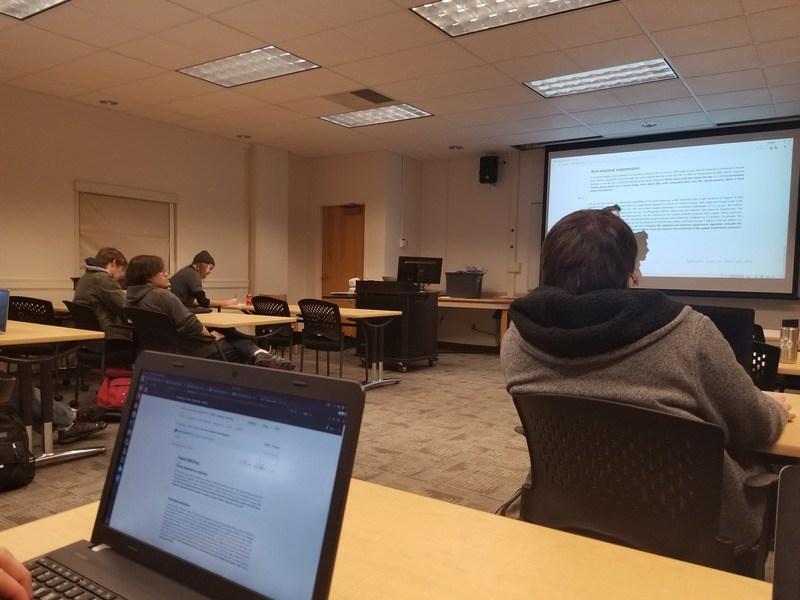
#> input picture RANSAC/photo_1.jpg, 800 x 600 px
$ python RANSAC.py   (Python 2 division)
#> lines starting #> are read from the running program, lines starting #| are printed output that depends on the picture
### RANSAC/homography.py
import numpy as np
import matplotlib.pyplot as plt
from feature_matching import *

def make_A_row(corner_1, corner_2):
  u1 = corner_1[0]
  uprime = corner_2[0]
  v1 = corner_1[1]
  vprime = corner_2[1]
  A_row = np.array([
  [0,0,0,-u1,-v1,-1,vprime*u1,vprime*v1,vprime],
  [u1,v1,1,0,0,0,-uprime*u1,-uprime*v1,-uprime]
  ])
  return A_row

def generate_A(corners_1, corners_2, n):
#> called with corners_1 = array of shape (5, 3), corners_2 = array of shape (5, 3), n = 4
  A = np.zeros((2*n, 9))
  for i in range(0, 2*n, 2):
    A[i:i+2] = make_A_row(corners_1[i/2], corners_2[i/2])
  return A

def generate_homography(corners_1, corners_2, n):
  A = generate_A(corners_1, corners_2, n)
  U,Sigma,Vt = np.linalg.svd(A)
  return np.reshape(Vt[-1], (3, 3))

X = np.array([[0,0,1],
              [1,0,1],
              [1,1,1],
              [0,1,1],
              [0,0,1]])

H = np.random.rand(3,3)
#H/= H[2,2]

Xprime = (H.dot(X.T)).T
Xprime/=Xprime[:,2][:,np.newaxis]

H_gen = generate_homography(X, Xprime, 4)
'''
I_1 = plt.imread('photo_1.jpg')
I_2 = plt.imread('photo_2.jpg')

I_1 = I_1.mean(axis=2)
I_2 = I_2.mean(axis=2)

corners_1 = harris_corner_detection(I_1)
corners_2 = harris_corner_detection(I_2)

descriptors_1 = extract_descriptors(I_1, corners_1, 21)
descriptors_2 = extract_descriptors(I_2, corners_2, 21)

matches = get_min_descriptor_errors(descriptors_1, descriptors_2, .09).astype(int)

matching_corners_1 = corners_1[matches[:,0],:]
matching_corners_2 = corners_2[matches[:,1],:]


H = generate_H(matching_corners_1, matching_corners_2)
'''

### RANSAC/keypoint_detection.py
import numpy as np
from scipy import signal
from matplotlib import pyplot as plt

def pull_local_maxima(I, evaluation_fraction=.05):
    local_maxima = []
    for i in range(1, I.shape[0] - 1):
        for j in range(1, I.shape[1] - 1):
            if (I[i + 1][j] <= I[i][j]
                    and I[i - 1][j] <= I[i][j]
                    and I[i][j + 1] <= I[i][j]
                    and I[i + 1][j - 1] <= I[i][j]):
                local_maxima.append((i, j, I[i, j]))

    local_maxima.sort(key=lambda local_maxima: local_maxima[2], reverse=True)
    local_maxima = np.array(local_maxima)
    evaluation_slice = int(local_maxima.shape[0] * evaluation_fraction)
    local_maxima = local_maxima[:evaluation_slice]
    radii = np.zeros((local_maxima.shape[0], 1)) + float("inf")
    local_maxima = np.hstack((local_maxima, radii))

    for i in range(0, local_maxima.shape[0]):
        for j in range(0, local_maxima.shape[0]):
            distance = np.sqrt(
                (local_maxima[i][0] - local_maxima[j][0]) ** 2 + (local_maxima[i][1] - local_maxima[j][1]) ** 2)
            if (local_maxima[j][2] > local_maxima[i][2] and distance < local_maxima[i][3]):
                local_maxima[i][3] = distance

    indices = np.argsort(-local_maxima[:, 3])
    local_maxima = local_maxima[indices]
    return local_maxima[:100]


def harris_corner_detection(I, evaluation_fraction=.05):
    Su = np.matrix(
        [[-1, 0, 1],
         [-2, 0, 2],
         [-1, 0, 1]])
    w = np.matrix([
        [0.023528, 0.033969, 0.038393, 0.033969, 0.023528],
        [0.033969, 0.049045, 0.055432, 0.049045, 0.033969],
        [0.038393, 0.055432, 0.062651, 0.055432, 0.038393],
        [0.033969, 0.049045, 0.055432, 0.049045, 0.033969],
        [0.023528, 0.033969, 0.038393, 0.033969, 0.023528]
    ])

    Iu = signal.convolve2d(I, Su)
    Iv = signal.convolve2d(I, Su.T)

    Iuu = signal.convolve2d(np.multiply(Iu, Iu), w)
    Ivv = signal.convolve2d(np.multiply(Iv, Iv), w)
    Iuv = signal.convolve2d(np.multiply(Iu, Iv), w)

    H = np.divide(np.multiply(Iuu, Ivv) - np.multiply(Iuv, Iuv), Iuu + Ivv + 1e-10)

    local_maxima = pull_local_maxima(H, evaluation_fraction)
    return local_maxima[:,:2]

### RANSAC/feature_matching.py
import numpy as np
from keypoint_detection import *

def pad_with(vector, pad_width, iaxis, kwargs):
  pad_value = kwargs.get('padder', 0)
  vector[:pad_width[0]] = pad_value
  vector[-pad_width[1]:] = pad_value
  return vector

def get_matches(descriptors_1, descriptors_2, r):
  matches = np.zeros((descriptors_1.shape[0], 3))
  for i in range(0, descriptors_1.shape[0]):
    error = float('inf')
    matches[i][0] = i
    for j in range(0, descriptors_2.shape[0]):
      test_error = np.sum((descriptors_1[i] - descriptors_2[j])**2)
      if (test_error < error):
        matches[i][1] = j
        # is robust
        matches[i][2] = test_error < error * r
        error = test_error
  return matches[matches[:,2] == 1][:,:2].astype(int)

def extract_descriptors(I, corners, l):
  descriptors = np.zeros((corners.shape[0], l/2*2, l/2*2))
  I = np.pad(I, l/2 + 1, pad_with)
  for i in range(0, corners.shape[0]):
    # uuh might have indices swapped
    x = corners[i][0] + l/2
    y = corners[i][1] + l/2
    descriptor = I[int(x-l/2):int(x+l/2),int(y-l/2):int(y+l/2)]
    descriptors[i] = descriptor
  return descriptors

'''
I_1 = plt.imread('photo_1.jpg')
I_2 = plt.imread('photo_2.jpg')

I_1 = I_1.mean(axis=2)
I_2 = I_2.mean(axis=2)

corners_1 = harris_corner_detection(I_1)
corners_2 = harris_corner_detection(I_2)

descriptors_1 = extract_descriptors(I_1, corners_1, 21)
descriptors_2 = extract_descriptors(I_2, corners_2, 21)

img = np.zeros((I_1.shape[0], I_1.shape[1] * 2))
img[:,I_1.shape[1]:] = I_2
img[:,:I_1.shape[1]] = I_1

matches = get_matches(descriptors_1, descriptors_2 ,.09)

for match in matches:
  x1 = corners_1[match[0]][1]
  y1 = corners_1[match[0]][0]

  x2 = I_2.shape[1] + corners_2[match[1]][1]
  y2 = corners_2[match[1]][0]

  plt.plot([x1, x2], [y1, y2])

plt.scatter(corners_1[:,1], corners_1[:,0], c='blue')
plt.scatter(I_1.shape[1] + corners_2[:,1], corners_2[:,0], c='white')
plt.imshow(img)
plt.show()
'''

### RANSAC/RANSAC.py
import numpy as np
import matplotlib.pyplot as plt
import skimage.transform as skt
from homography import *

def apply_homography(X, H):
  Xprime = (H.dot(X.T)).T
  Xprime/=Xprime[:,2][:,np.newaxis]
  return Xprime

def RANSAC(number_of_iterations,matches,n,r,d):
    H_best = np.array([[1,0,0],[0,1,0],[0,0,1]])
    list_of_inliers = np.zeros((2, d, 2))
    # for 3D projection
    matches = np.insert(matches, 2, 1, axis=2)
    for i in range(number_of_iterations):
      # swap the coords so they're xy instead of yx, what a great
      matches[:,:,[0, 1]] = matches[:,:,[1, 0]]
        # 1. Select a random sample of length n from the matches
      indices = np.random.choice(np.arange(0, matches.shape[1]), size=n, replace=False)
      sample = matches[:,indices,:]
        # 2. Compute a homography based on these points using the methods given above
      H = generate_homography(sample[0], sample[1], n=4)
        # 3. Apply this homography to the remaining points that were not randomly selected
      pred_location = apply_homography(matches[0], H)
        # 4. Compute the residual between observed and predicted feature locations
      residuals = np.sqrt((matches[1,:,0] - pred_location[:,0])**2 + (matches[1,:,1] - pred_location[:,1])**2)
        # 5. Flag predictions that lie within a predefined distance r from observations as inliers
      inliers = matches[:,residuals<=r]
        # 6. If number of inliers is greater than the previous best
        #    and greater than a minimum number of inliers d,
        #    7. update H_best
        #    8. update list_of_inliers
      if (inliers.shape[1] > list_of_inliers.shape[1]):
        H_best = H
        list_of_inliers = inliers
    return H_best, list_of_inliers[:,:,:2].astype(int)

I_1 = plt.imread('photo_1.jpg')
#> I_1 is the input picture: shape (600, 800, 3); mean R, G, B 120.2, 98.7, 83.7
I_2 = plt.imread('photo_2.jpg')
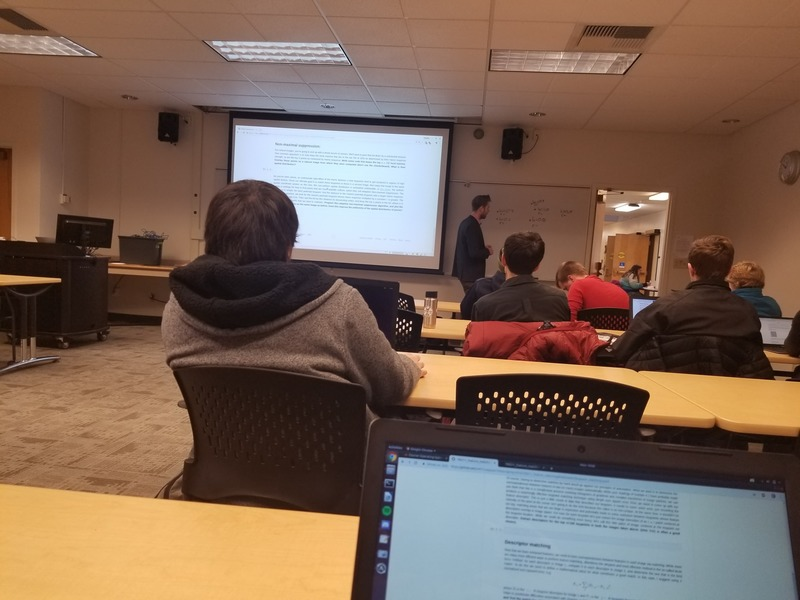
#> input picture RANSAC/photo_2.jpg, 800 x 600 px
#> I_2 is the input picture: shape (600, 800, 3); mean R, G, B 123.3, 99.3, 84.2

I_1 = I_1.mean(axis=2)
#> I_1: shape (600, 800) float64
I_2 = I_2.mean(axis=2)
#> I_2: shape (600, 800) float64

corners_1 = harris_corner_detection(I_1)
#> in harris_corner_detection, `H = np.divide(np.multiply(Iuu, Ivv) - np.multiply(Iuv, Iuv), Iuu + Ivv..`:
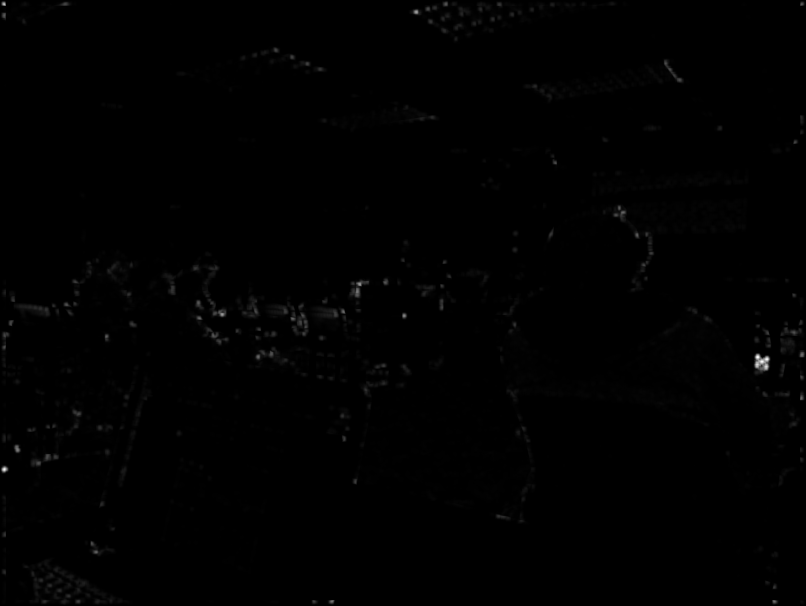
#> H: shape (606, 806) float64; min -2.99e-16, max 76283.7, mean 339; drawn with min black and max white
#> after the loop in pull_local_maxima, `for i in range(1, I.shape[0] - 1):`: local_maxima = 18614 items, first 6: (3, 75, 1043.2), (3, 612, 5877.4), (3, 624, 1437.3), (3, 707, 25.72), (4, 4, 56497.5), (4, 25, 4041.2)
#> in pull_local_maxima, `local_maxima = local_maxima[:evaluation_slice]`: local_maxima = 930 rows, first 8: [357, 757, 76283.7], [361, 762, 74211.9], [359, 766, 74025.1], [469, 4, 73669.9], [359, 767, 72527.1], [357, 758, 71724.8], [366, 766, 66289.3], [364, 757, 64863.7]
#> in pull_local_maxima, `local_maxima = np.hstack((local_maxima, radii))`: local_maxima = 930 rows, first 6: [357, 757, 76283.7, inf], [361, 762, 74211.9, inf], [359, 766, 74025.1, inf], [469, 4, 73669.9, inf], [359, 767, 72527.1, inf], [357, 758, 71724.8, inf]
#> after the loop in pull_local_maxima, `for i in range(0, local_maxima.shape[0]):`: local_maxima = 930 rows, first 6: [357, 757, 76283.7, inf], [361, 762, 74211.9, 6.4], [359, 766, 74025.1, 4.47], [469, 4, 73669.9, 761.3], [359, 767, 72527.1, 1], [357, 758, 71724.8, 1]
#> in pull_local_maxima, `indices = np.argsort(-local_maxima[:, 3])`: indices = 930 values, max 929 at index 928, min 0 at index 0, mean 464.5
#> in pull_local_maxima, `local_maxima = local_maxima[indices]`: local_maxima = 930 rows, first 6: [357, 757, 76283.7, inf], [469, 4, 73669.9, 761.3], [4, 4, 56497.5, 465], [12, 416, 46918.8, 412.1], [601, 331, 33726.9, 295.2], [4, 801, 26578.2, 273.8]
#> in harris_corner_detection, `local_maxima = pull_local_maxima(H, evaluation_fraction)`: local_maxima = 100 rows, first 6: [357, 757, 76283.7, inf], [469, 4, 73669.9, 761.3], [4, 4, 56497.5, 465], [12, 416, 46918.8, 412.1], [601, 331, 33726.9, 295.2], [4, 801, 26578.2, 273.8]
#> corners_1 = 100 pairs, first value 3 to 601, second value 4 to 802
corners_2 = harris_corner_detection(I_2)
#> call 2 of harris_corner_detection, with evaluation_fraction = 0.05
#> in harris_corner_detection (call 2), `Iuv = signal.convolve2d(np.multiply(Iu, Iv), w)`:
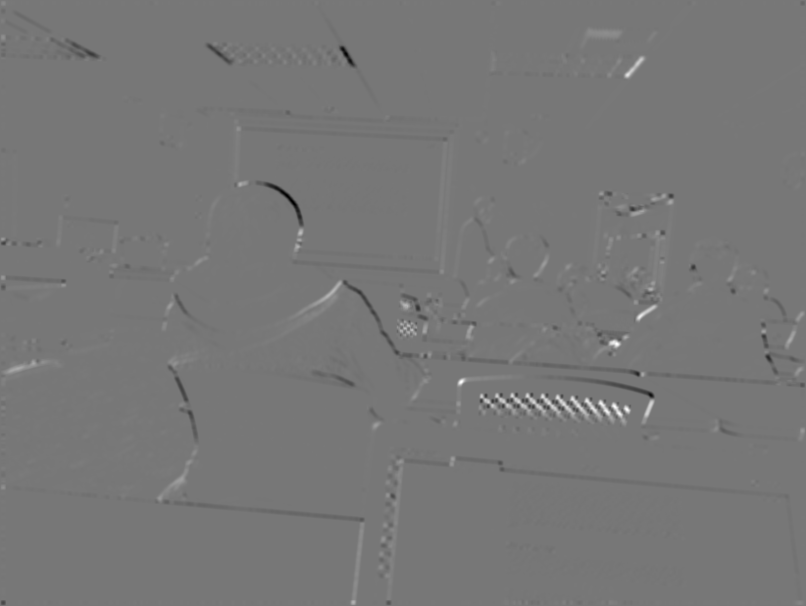
#> Iuv: shape (606, 806) float64; min -69683.6, max 78657.1, mean -58; drawn with min black and max white
#> in pull_local_maxima (call 2), `local_maxima = local_maxima[:evaluation_slice]`: local_maxima = 958 rows, first 8: [327, 411, 77099.5], [326, 404, 76525.7], [327, 409, 75583.8], [324, 406, 74457.5], [325, 413, 74075], [326, 402, 72292.4], [408, 542, 70709.5], [407, 527, 68585.2]
#> in pull_local_maxima (call 2), `local_maxima = np.hstack((local_maxima, radii))`: local_maxima = 958 rows, first 6: [327, 411, 77099.5, inf], [326, 404, 76525.7, inf], [327, 409, 75583.8, inf], [324, 406, 74457.5, inf], [325, 413, 74075, inf], [326, 402, 72292.4, inf]
#> after the loop in pull_local_maxima (call 2), `for i in range(0, local_maxima.shape[0]):`: local_maxima = 958 rows, first 6: [327, 411, 77099.5, inf], [326, 404, 76525.7, 7.07], [327, 409, 75583.8, 2], [324, 406, 74457.5, 2.83], [325, 413, 74075, 2.83], [326, 402, 72292.4, 2]
#> in pull_local_maxima (call 2), `local_maxima = local_maxima[indices]`: local_maxima = 958 rows, first 6: [327, 411, 77099.5, inf], [601, 4, 67232.6, 483.8], [241, 4, 52671.8, 360], [601, 352, 39770.8, 239.7], [4, 4, 21554.6, 237], [4, 801, 24512.1, 232.7]
#> in harris_corner_detection (call 2), `local_maxima = pull_local_maxima(H, evaluation_fraction)`: local_maxima = 100 rows, first 6: [327, 411, 77099.5, inf], [601, 4, 67232.6, 483.8], [241, 4, 52671.8, 360], [601, 352, 39770.8, 239.7], [4, 4, 21554.6, 237], [4, 801, 24512.1, 232.7]
#> corners_2 = 100 pairs, first value 4 to 601, second value 4 to 801

descriptors_1 = extract_descriptors(I_1, corners_1, 21)
#> in extract_descriptors, `I = np.pad(I, l/2 + 1, pad_with)`:
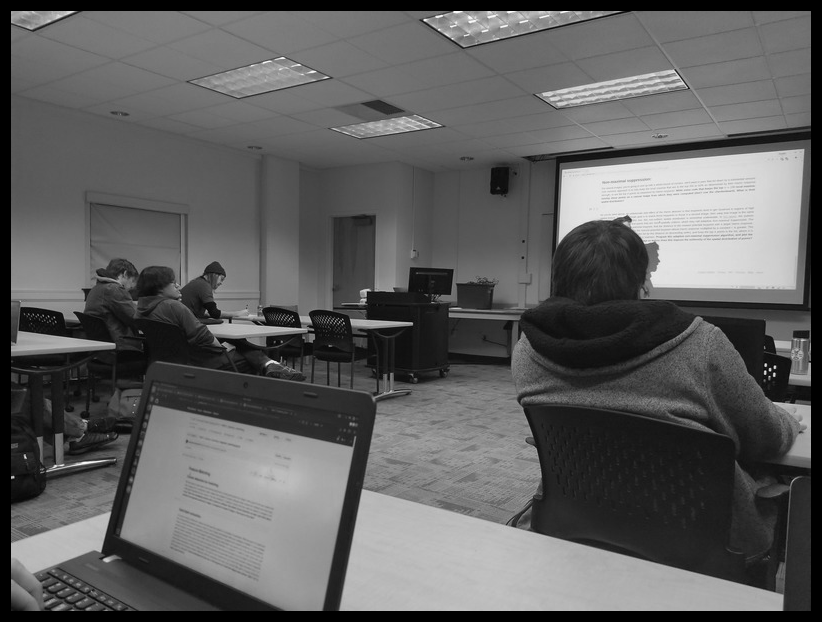
#> I: shape (622, 822) float64; min 0, max 251, mean 94.7
#> the loop in extract_descriptors, `for i in range(0, corners.shape[0]):` made 100 passes
#> (x, y) on passes 1 to 12: (367, 767), (479, 14), (14, 14), (22, 426), (611, 341), (14, 811), (324, 232), (611, 784), (222, 632), (73, 675), (526, 508), (294, 369)
descriptors_2 = extract_descriptors(I_2, corners_2, 21)
#> call 2 of extract_descriptors, with corners = array of shape (100, 2), l = 21
#> in extract_descriptors (call 2), `I = np.pad(I, l/2 + 1, pad_with)`:
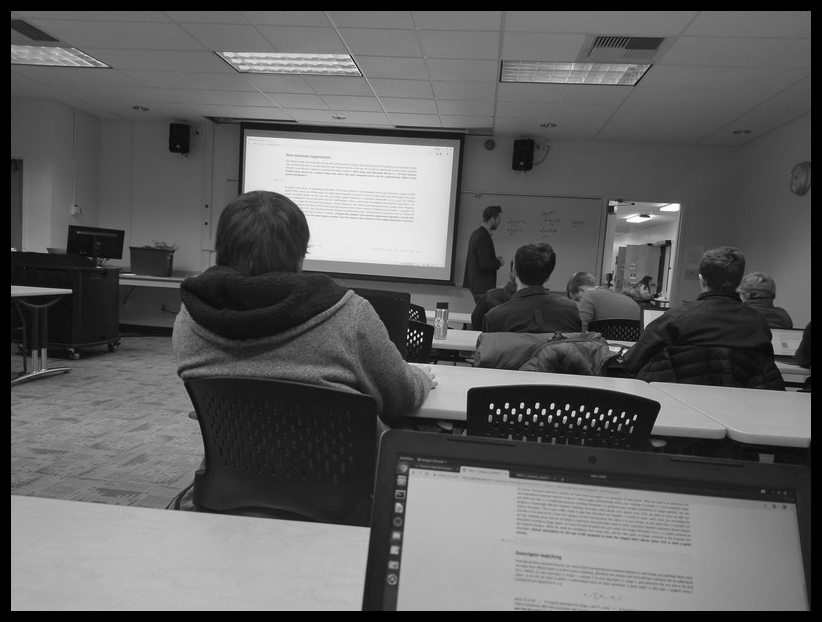
#> I: shape (622, 822) float64; min 0, max 255, mean 96
#> the loop in extract_descriptors (call 2), `for i in range(0, corners.shape[0]):` made 100 passes
#> (x, y) on passes 1 to 12: (337, 421), (611, 14), (251, 14), (611, 362), (14, 14), (14, 811), (218, 651), (510, 168), (396, 811), (611, 810), (418, 552), (150, 454)
#> pass 1, in extract_descriptors (call 2), `descriptor = I[int(x-l/2):int(x+l/2),int(y-l/2):int(y+l/2)]`:
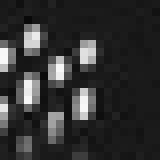
#> descriptor: shape (20, 20) float64 (shown 8 times larger); min 9, max 248.3, mean 49.6

matching_indices = get_matches(descriptors_1, descriptors_2 , .5).astype(int)
#> after the loop in get_matches, `for i in range(0, descriptors_1.shape[0]):`: matches = 100 rows, first 8: [0, 68, 0], [1, 88, 0], [2, 69, 0], [3, 22, 0], [4, 72, 1], [5, 5, 1], [6, 7, 1], [7, 3, 1]
#> matching_indices = 38 pairs, first value 4 to 92, second value 1 to 86

matching_corners_1 = corners_1[matching_indices[:,0]]
#> matching_corners_1 = 38 pairs, first value 4 to 601, second value 4 to 801
matching_corners_2 = corners_2[matching_indices[:,1]]
#> matching_corners_2 has the same summary as matching_corners_1

matches = np.array([matching_corners_1, matching_corners_2])

H_best, inliers = RANSAC(10000, matches, 10, 30, 4)
#> the loop in RANSAC, `for i in range(number_of_iterations): # swap the coords so they're xy ..` made 10000 passes
#> Sigma in generate_homography on passes 1, 5, 8, 10, 12, 14: [952446.3, 35897, 1255.2, 631.2, 444.3, 334.4, 78.25, 0.352], [299378.2, 86921.4, 794.5, 575.4, 477, 163.6, 10.23, 0.123], [670153.7, 175075.7, 1231, 475, 327.5, 96.34, 71.89, 0.483], [996057, 39322.1, 1253.3, 466.3, 257.1, 31.42, 14.54, 0.235], [428080.6, 197492.4, 861.3, 614.1, 301, 158.7, 67.06, 0.209], [888981.3, 108703, 1301.4, 464.6, 202, 95.96, 64.92, 0.274]

# Create a projective transform based on the homography matrix $H$
proj_trans = skt.ProjectiveTransform(H_best)

# Warp the image into image 1's coordinate system
I_2_transformed = skt.warp(I_2,proj_trans)
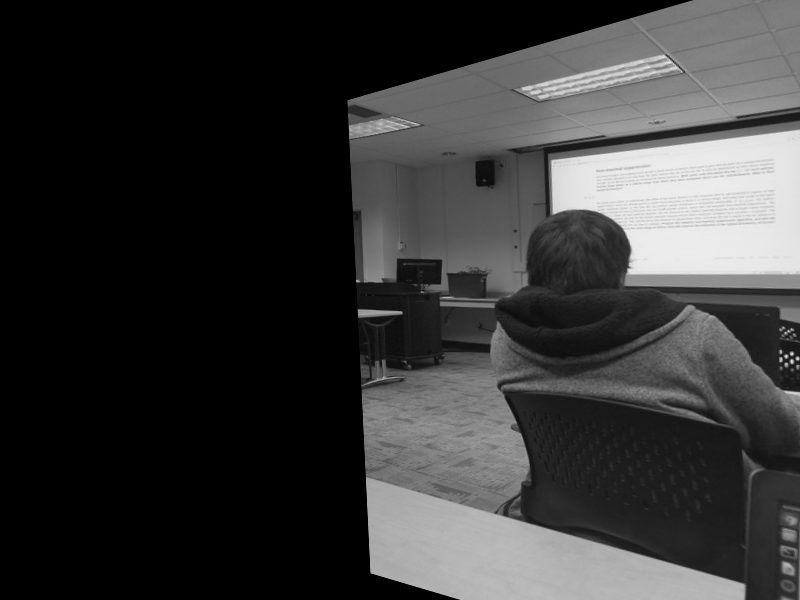
#> I_2_transformed: shape (600, 800) float64; min 0, max 241.5, mean 54.2

plt.imshow(I_1)
plt.imshow(I_2_transformed, alpha=.5)
plt.show()
